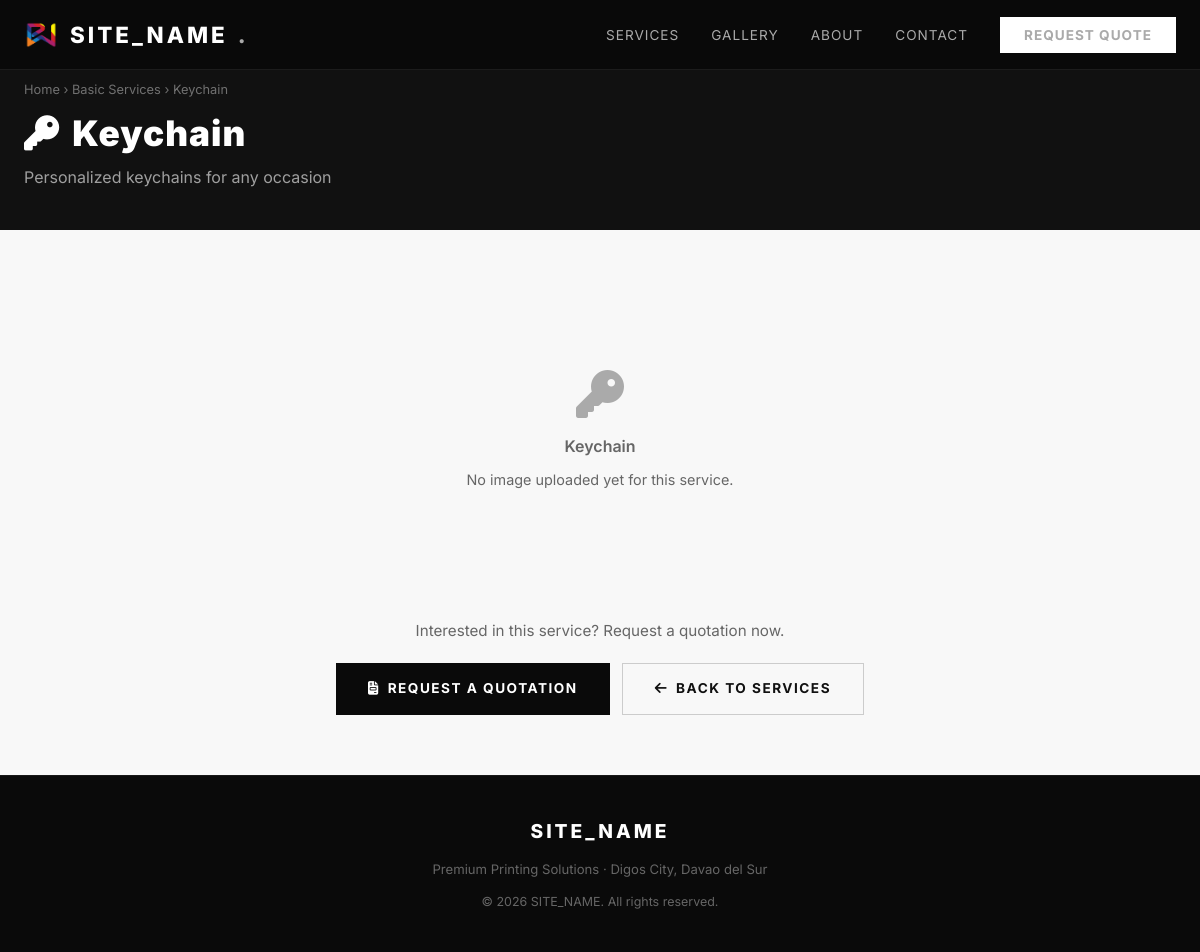
The page /service.php?slug=keychain on the database its author committed.
### tables this page shows
CREATE TABLE `service_categories` (
  `id` int(11) NOT NULL AUTO_INCREMENT,
  `name` varchar(100) NOT NULL,
  `slug` varchar(100) NOT NULL,
  `description` text DEFAULT NULL,
  `icon` varchar(50) DEFAULT NULL,
  `is_active` tinyint(1) DEFAULT 1,
  `sort_order` int(11) DEFAULT 0,
  `category` varchar(50) DEFAULT 'basic',
  `image_path` varchar(255) DEFAULT NULL,
  PRIMARY KEY (`id`),
  UNIQUE KEY `slug` (`slug`)
);

### service.php (the view, shortened to what this page needs)
<?php
$slug = preg_replace('/[^a-z0-9\-]/', '', strtolower($_GET['slug'] ?? ''));
$db   = db();
$stmt = $db->prepare("SELECT * FROM service_categories WHERE slug=? AND is_active=1 LIMIT 1");
$stmt->bind_param('s', $slug);
$stmt->execute();
$svc  = $stmt->get_result()->fetch_assoc();
$catLabels = ['basic' => 'Basic Services', 'sublimation' => 'Sublimation Services', 'signage' => 'Signage Services'];
$catLabel  = $catLabels[$svc['category'] ?? 'basic'] ?? 'Services';
?>
<!DOCTYPE html>
<html lang="en">
<head>
  <link rel="stylesheet" href="https://cdnjs.cloudflare.com/ajax/libs/font-awesome/6.5.0/css/all.min.css">
  <link rel="stylesheet" href="assets/css/style.css">
</head>
<body>
<nav class="navbar" id="navbar">
  <div class="nav-inner">
    <a href="index.php" class="nav-logo">
      <img src="assets/pw.png" alt="Printworld Logo" style="height:36px;width:36px;object-fit:contain;border-radius:6px">
      <?= SITE_NAME ?><span>.</span>
    </a>
    <ul class="nav-links">
      <li><a href="index.php#services">Services</a></li>
      <li><a href="index.php#gallery">Gallery</a></li>
      <li><a href="index.php#about">About</a></li>
      <li><a href="index.php#contact">Contact</a></li>
      <li><a href="quotation.php" class="nav-cta">Request Quote</a></li>
    </ul>
  </div>
</nav>
<div class="svc-hero">
  <div class="container">
    <div class="breadcrumb">
      <a href="index.php">Home</a> &rsaquo;
      <a href="index.php#services"><?= htmlspecialchars($catLabel) ?></a> &rsaquo;
      <?= htmlspecialchars($svc['name']) ?>
    </div>
    <h1><i class="fas <?= htmlspecialchars($svc['icon'] ?? 'fa-print') ?>" style="margin-right:12px"></i><?= htmlspecialchars($svc['name']) ?></h1>
    <?php if ($svc['description']): ?>
    <p><?= htmlspecialchars($svc['description']) ?></p>
    <?php endif; ?>
  </div>
</div>
<div class="svc-body">
  <div class="container">
    <?php if ($svc['image_path']): ?>
    <div class="svc-image-wrap">
      <img src="<?= htmlspecialchars($svc['image_path']) ?>" alt="<?= htmlspecialchars($svc['name']) ?>">
    </div>
    <?php else: ?>
    <div class="svc-no-image">
      <i class="fas <?= htmlspecialchars($svc['icon'] ?? 'fa-print') ?>"></i>
      <p style="font-size:1rem;font-weight:600;margin-bottom:8px"><?= htmlspecialchars($svc['name']) ?></p>
      <p style="font-size:0.9rem">No image uploaded yet for this service.</p>
    </div>
    <?php endif; ?>
    <div class="svc-cta">
      <p style="color:#666;margin-bottom:20px;font-size:0.95rem">Interested in this service? Request a quotation now.</p>
      <div style="display:flex;gap:12px;justify-content:center;flex-wrap:wrap">
        <a href="quotation.php" class="btn btn-dark"><i class="fas fa-file-invoice"></i> Request a Quotation</a>
        <a href="index.php#services" class="btn btn-outline" style="color:#111;border-color:#ccc"><i class="fas fa-arrow-left"></i> Back to Services</a>
      </div>
    </div>
  </div>
</div>
<footer>
  <div class="container">
    <div class="footer-logo"><?= SITE_NAME ?></div>
    <p style="margin-bottom:12px">Premium Printing Solutions · Digos City, Davao del Sur</p>
    <p style="font-size:0.78rem">© <?= date('Y') ?> <?= SITE_NAME ?>. All rights reserved.</p>
  </div>
</footer>
</body>
</html>

### assets/css/style.css (style rules this page uses)
*, *::before, *::after { margin:0; padding:0; box-sizing:border-box; }
:root { --black: #0a0a0a; --white: #ffffff; --gray-100: #f8f8f8; --gray-200: #e8e8e8; --gray-400: #aaaaaa; --gray-600: #666666; --gray-800: #333333; --accent: #111111; --font-main: 'Inter', 'Helvetica Neue', Arial, sans-serif; --transition: all 0.3s ease; --shadow: 0 4px 24px rgba(0,0,0,0.08); --shadow-lg: 0 12px 48px rgba(0,0,0,0.15); }
html { scroll-behavior: smooth; }
body { font-family: var(--font-main); color: var(--black); background: var(--white); line-height:1.6; }
a { text-decoration:none; color:inherit; }
img { max-width:100%; display:block; }
ul { list-style:none; }
h1,h2,h3,h4,h5 { font-weight:700; line-height:1.2; }
h1 { font-size:clamp(2.2rem, 5vw, 4rem); letter-spacing:-1px; }
p { color: var(--gray-600); }
.container { max-width:1200px; margin:0 auto; padding:0 24px; }
.navbar { position:fixed; top:0; left:0; right:0; z-index:1000; background:rgba(10,10,10,0.95); backdrop-filter:blur(12px); padding:0 24px; height:70px; display:flex; align-items:center; border-bottom:1px solid rgba(255,255,255,0.08); transition: var(--transition); }
.navbar .nav-inner { max-width:1200px; margin:0 auto; width:100%; display:flex; align-items:center; justify-content:space-between; }
.nav-logo { display:flex; align-items:center; gap:10px; color:var(--white); font-size:1.4rem; font-weight:800; letter-spacing:3px; text-transform:uppercase; }
.nav-logo span { color:var(--gray-400); }
.nav-links { display:flex; gap:32px; align-items:center; }
.nav-links a { color:var(--gray-400); font-size:0.85rem; letter-spacing:1px; text-transform:uppercase; transition:var(--transition); }
.nav-cta { background:var(--white); color:var(--black); padding:10px 24px; font-size:0.8rem; font-weight:700; letter-spacing:1px; text-transform:uppercase; transition:var(--transition); }
.btn { display:inline-flex; align-items:center; gap:8px; padding:14px 32px; font-size:0.85rem; font-weight:700; letter-spacing:1.5px; text-transform:uppercase; cursor:pointer; border:none; transition:var(--transition); }
.btn-outline { background:transparent; color:var(--white); border:1px solid rgba(255,255,255,0.3); }
.btn-dark { background:var(--black); color:var(--white); }
footer { background:var(--black); color:var(--gray-400); padding:40px 0; text-align:center; border-top:1px solid rgba(255,255,255,0.06); }
footer .footer-logo { color:var(--white); font-size:1.2rem; font-weight:800; letter-spacing:3px; margin-bottom:12px; }
footer p { font-size:0.82rem; }

### service.php (style rules this page uses)
.svc-hero { background:#111; color:#fff; padding:80px 0 40px; }
.svc-hero .breadcrumb { font-size:0.8rem; color:rgba(255,255,255,0.4); margin-bottom:12px; }
.svc-hero .breadcrumb a { color:rgba(255,255,255,0.4); text-decoration:none; }
.svc-hero h1 { font-size:2.2rem; font-weight:900; letter-spacing:1px; margin-bottom:10px; }
.svc-hero p { color:rgba(255,255,255,0.6); font-size:1rem; max-width:560px; }
.svc-body { padding:60px 0; background:#f8f8f8; min-height:60vh; }
.svc-no-image { text-align:center; padding:80px 40px; color:#aaa; }
.svc-no-image i { font-size:3rem; margin-bottom:16px; display:block; }
.svc-cta { text-align:center; margin-top:48px; }

### rows shown on the page
service_categories: category "Basic Services", name "Keychain", description "Personalized keychains for any occasion"

### other values the page prints
SITE_NAME "SITE_NAME"
